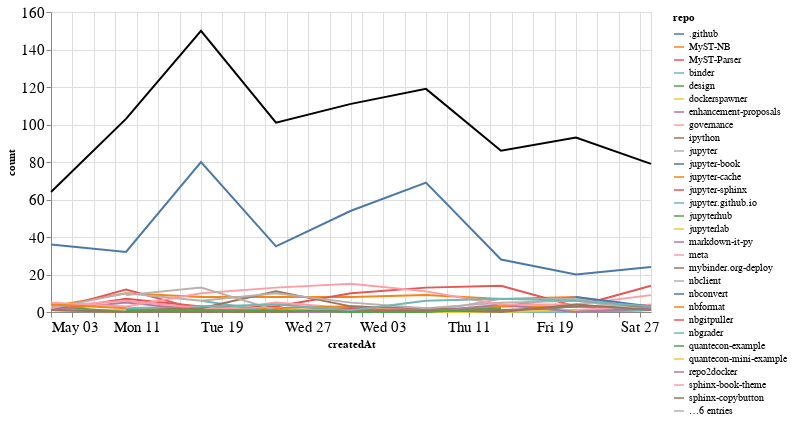

Notebook source saved alongside this figure:
### Markdown cell above
## Comments

### Code cell
comments_time = comments.groupby('repo').resample('W', on='createdAt').count()['author'].reset_index()
comments_time = comments_time.rename(columns={'author': 'count'})
comments_time_total = comments_time.groupby('createdAt').agg({"count": "sum"}).reset_index()
ch1 = alt.Chart(comments_time, width=600).mark_line().encode(
    x='createdAt',
    y='count',
    color='repo',
    tooltip="repo"
)

ch2 = alt.Chart(comments_time_total, width=600).mark_line(color="black").encode(
    x='createdAt',
    y='count',
)

ch1 + ch2

### Figure 1 — Vega-Lite specification as saved in the notebook (floating-point values rounded to 4 significant figures; data arrays with more than 128 entries replaced by an {"elided": "..."} marker saying what was removed)
{"config": {"axisLeft": {"labelFontSize": 15}, "axisBottom": {"labelFontSize": 15}}, "layer": [{"data": {"name": "data-0ce6c23147b54c565b8463574d9c5fac"}, "mark": "line", "encoding": {"color": {"type": "nominal", "field": "repo"}, "tooltip": {"type": "nominal", "field": "repo"}, "x": {"type": "temporal", "field": "createdAt"}, "y": {"type": "quantitative", "field": "count"}}, "width": 600}, {"data": {"name": "data-4f8ad7f46e4347ad9e0982c3f1feb171"}, "mark": {"type": "line", "color": "black"}, "encoding": {"x": {"type": "temporal", "field": "createdAt"}, "y": {"type": "quantitative", "field": "count"}}, "width": 600}], "$schema": "https://vega.github.io/schema/vega-lite/v4.8.1.json", "datasets": {"data-0ce6c23147b54c565b8463574d9c5fac": {"elided": "198 records"}, "data-4f8ad7f46e4347ad9e0982c3f1feb171": [{"createdAt": "2020-05-03T00:00:00", "count": 64}, {"createdAt": "2020-05-10T00:00:00", "count": 103}, {"createdAt": "2020-05-17T00:00:00", "count": 150}, {"createdAt": "2020-05-24T00:00:00", "count": 101}, {"createdAt": "2020-05-31T00:00:00", "count": 111}, {"createdAt": "2020-06-07T00:00:00", "count": 119}, {"createdAt": "2020-06-14T00:00:00", "count": 86}, {"createdAt": "2020-06-21T00:00:00", "count": 93}, {"createdAt": "2020-06-28T00:00:00", "count": 79}]}}
